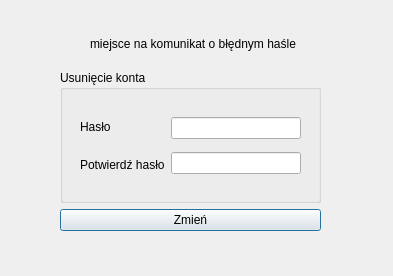
<?xml version="1.0" encoding="UTF-8"?>
<ui version="4.0">
 <class>usuniecie_konta</class>
 <widget class="QDialog" name="usuniecie_konta">
  <property name="geometry">
   <rect>
    <x>0</x>
    <y>0</y>
    <width>393</width>
    <height>276</height>
   </rect>
  </property>
  <property name="windowTitle">
   <string>Dialog</string>
  </property>
  <widget class="QWidget" name="layoutWidget_6">
   <property name="geometry">
    <rect>
     <x>60</x>
     <y>70</y>
     <width>261</width>
     <height>161</height>
    </rect>
   </property>
   <layout class="QVBoxLayout" name="verticalLayout_9">
    <item>
     <widget class="QGroupBox" name="groupBox_4">
      <property name="title">
       <string>Usunięcie konta</string>
      </property>
      <widget class="QWidget" name="layoutWidget_7">
       <property name="geometry">
        <rect>
         <x>20</x>
         <y>40</y>
         <width>221</width>
         <height>71</height>
        </rect>
       </property>
       <layout class="QHBoxLayout" name="horizontalLayout_3">
        <item>
         <layout class="QVBoxLayout" name="verticalLayout_10">
          <item>
           <widget class="QLabel" name="label_6">
            <property name="text">
             <string>Hasło</string>
            </property>
           </widget>
          </item>
          <item>
           <widget class="QLabel" name="label_7">
            <property name="text">
             <string>Potwierdź hasło</string>
            </property>
           </widget>
          </item>
         </layout>
        </item>
        <item>
         <layout class="QVBoxLayout" name="verticalLayout_11">
          <item>
           <widget class="QLineEdit" name="lineEdit_4"/>
          </item>
          <item>
           <widget class="QLineEdit" name="lineEdit_5"/>
          </item>
         </layout>
        </item>
       </layout>
      </widget>
     </widget>
    </item>
    <item>
     <widget class="QPushButton" name="pushButton_3">
      <property name="text">
       <string>Zmień</string>
      </property>
     </widget>
    </item>
   </layout>
  </widget>
  <widget class="QLabel" name="label_8">
   <property name="geometry">
    <rect>
     <x>90</x>
     <y>30</y>
     <width>231</width>
     <height>28</height>
    </rect>
   </property>
   <property name="text">
    <string>miejsce na komunikat o błędnym haśle</string>
   </property>
  </widget>
 </widget>
 <resources/>
 <connections/>
</ui>
